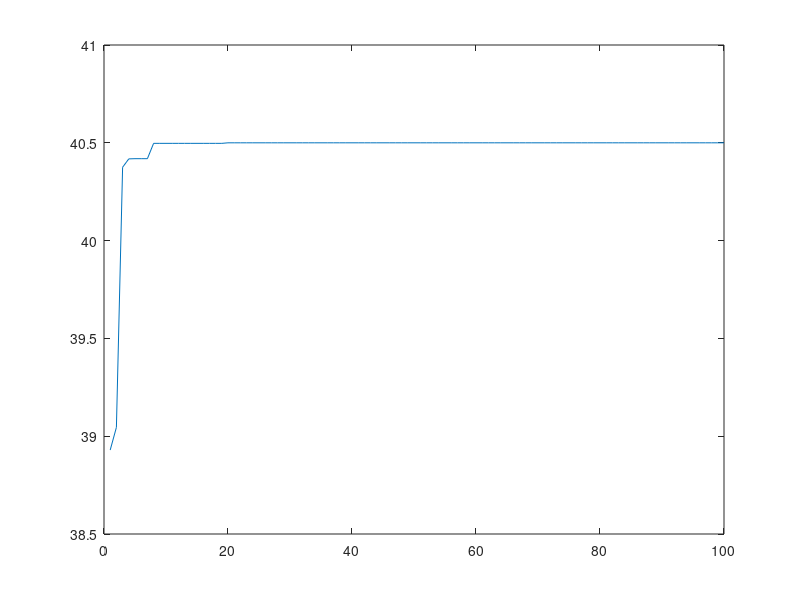

This figure's MATLAB source:
% PBIL
% PBIL generates random bitstrings, with control over the probability that a bit in a particular 
% position is a '1'. This control is effected by a probality vector, which contains the bit-probabilities
% (numbers in the range 0-1).

% To generate a randomised bitstring with the distribution specified by the PV, the latter 
% is 'sampled' by generating a uniformly random vector and comparing it element-by-element 
% with the PV. Wherever an element of the PV is greater than the corresponding random 
% element, a '1' is generated (otherwise a 0).

%To find a solution to an optimisation problem:

% 1. Initialise element of the PV to 0.5 (ensuring uniformly-random bitstrings)
%     Generate a population of uniformly-random bitstrings
%     Interpret each bitstring as a solution to the problem and evaluate its merit
%     in order to identify the "Best".

%2. Repeat the following:
%
% Adjust PV to favour the generation of bitstrings which resembe "Best"
% (slightly increase PV(i) if Best(i) =1 and decrease PV(i) if Best(i) =0)
% Generate a new population reflecting the modified distribution
% Interpret and evaluate each bitstring to find the new "Best"
% Until a satisfactory solution is found.

% Here is a very basic implementation, minimising the function f (fmax =0 at X=[1 2 3])
% NB: Using 7 bits per variable allows each variable to be expressed with 1/128 
%(better than 1%) precision

fitrec = [];										% null vector to hold record of fitness
x1 = [];
xx=x1;
LR = 0.1;   %learning rate
bestever = -inf;
bw = 2.^(14:-1:0);                                                   % vector of descending powers of 2 ('bitweights)
%PV = 0.5*ones(1,45);			 % initialise 45-element PV (15 bits per variable)
PV = 0.5*ones(1,30);
for g = 1:100									 % will run for 100 generations
   bestfit = -inf;	
for t =1:20                                                          % 20 trial solution (population size -20)

    
      ts = rand(size(PV)) <PV;                               % generate bitstring (if true value =1; otherwise=0)
     % x= reshape(ts, 3,15)*bw'/2^15;					    % quick way of converting binary to decimal
      x= reshape(ts,2,15)*bw'/2^15;
%ts
%PV
%pause

     % f= 1-((x(1)-1)^2+(x(2)-2)^2+(x(3)-3)^2) ;         % function to be optimised (replace by any other)
      f= (20+x(1)^2+ x(2)^2-10*(cos(2*pi*x(1))+cos(2*pi* x(2))));  
      %
      if f>bestfit									% if a better value has been found
         bestfit = f;									% record the fitness
         bestsol = ts;      % and the bitstring itself
         xx=x;
      end
      %%% former PV
      PV = (1-LR)*PV+LR*bestsol;					% update the probability vector
      PV = PV-0.005*(PV-0.5);					% relax toward neutral 0.5 to maintain diversity
   end
%     PV = 0.9*PV+0.1*bestsol;					% update the probability vector
%     PV = PV-0.005*(PV-0.5);					% relax toward neutral 0.5 to maintain diversity
   fitrec = [fitrec,bestfit];							% append the best fitness to fitness record
  x1=[x1,x] ;                                                         % append values of X
   if bestfit>bestever
      bestever = bestfit;
      besteversol = bestsol;						% keep track of best solution ever seen
   end
end
plot(fitrec)										% plot a graph showing how fitness improves
bestever										%display the best ever fitness found
xx